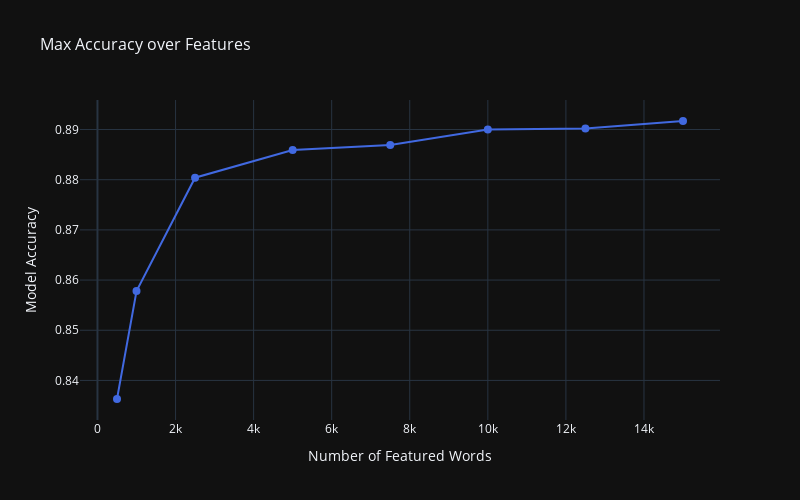

Notebook code for this chart:
### Code cell
pio.templates.default = "plotly_dark"


# Création du graphique interactif
fig = px.line(
    plot_acc,
    x="features",
    y="accuracy",
    title="Max Accuracy over Features",
    labels={"features": "Number of Featured Words", "accuracy": "Model Accuracy"},
    markers=True  #
)

fig.update_traces(line=dict(color="royalblue"), marker=dict(size=8))
fig.update_layout(title_font_size=16, font_size=12)
fig.update_layout(
    width=800,   
    height=500   
)

fig.show()

### Figure 1 — Plotly figure (JSON) as saved in the notebook; plotly's stock layout.template omitted (floating-point values rounded to 4 significant figures)
{"data": [{"hovertemplate": "Number of Featured Words=%{x}<br>Model Accuracy=%{y}<extra></extra>", "legendgroup": "", "line": {"color": "royalblue", "dash": "solid"}, "marker": {"size": 8, "symbol": "circle"}, "mode": "lines+markers", "name": "", "orientation": "v", "showlegend": false, "type": "scatter", "x": [500, 1000, 2500, 5000, 7500, 10000, 12500, 15000], "xaxis": "x", "y": [0.8363, 0.8578, 0.8804, 0.8859, 0.8869, 0.89, 0.8902, 0.8917], "yaxis": "y"}], "layout": {"font": {"size": 12}, "height": 500, "legend": {"tracegroupgap": 0}, "title": {"font": {"size": 16}, "text": "Max Accuracy over Features"}, "width": 800, "xaxis": {"anchor": "y", "domain": [0, 1], "title": {"text": "Number of Featured Words"}}, "yaxis": {"anchor": "x", "domain": [0, 1], "title": {"text": "Model Accuracy"}}}}
